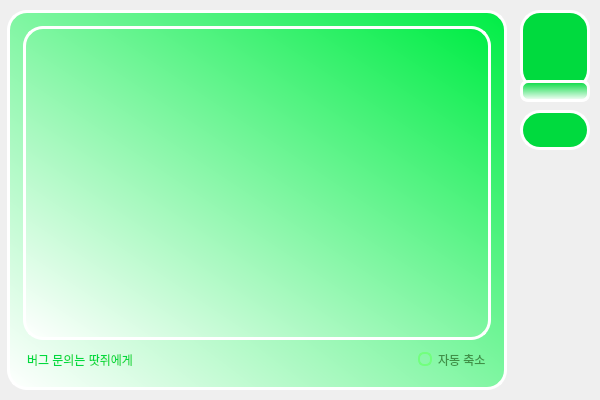
<?xml version="1.0" encoding="UTF-8"?>
<ui version="4.0">
 <class>MainWidget</class>
 <widget class="QWidget" name="MainWidget">
  <property name="geometry">
   <rect>
    <x>0</x>
    <y>0</y>
    <width>600</width>
    <height>400</height>
   </rect>
  </property>
  <property name="minimumSize">
   <size>
    <width>600</width>
    <height>400</height>
   </size>
  </property>
  <property name="windowTitle">
   <string>Form</string>
  </property>
  <property name="styleSheet">
   <string notr="true"/>
  </property>
  <widget class="QPushButton" name="pushButton_show">
   <property name="geometry">
    <rect>
     <x>520</x>
     <y>10</y>
     <width>70</width>
     <height>80</height>
    </rect>
   </property>
   <property name="styleSheet">
    <string notr="true">QPushButton{
border:3px solid #ffffff;
border-radius:20px;
padding:10px;
background-color:#00da3e;
image:url(&quot;D:/git/100dlswjd/memo/img/memo_4.png&quot;);
}
QPushButton:hover{
background-color:#00c538;
}
QPushButton:Pressed{
background-color:#00a72f;
}</string>
   </property>
   <property name="text">
    <string/>
   </property>
  </widget>
  <widget class="QLabel" name="label_move">
   <property name="geometry">
    <rect>
     <x>520</x>
     <y>80</y>
     <width>70</width>
     <height>22</height>
    </rect>
   </property>
   <property name="styleSheet">
    <string notr="true">QLabel{
border:3px solid #ffffff;
border-radius:8px;
background-color:qlineargradient(spread:pad, x1:0.5, y1:0, x2:0.5, y2:1, stop:0 rgba(0, 218, 62, 255), stop:1 rgba(255, 255, 255, 255));
}</string>
   </property>
   <property name="text">
    <string/>
   </property>
  </widget>
  <widget class="QFrame" name="frame_main">
   <property name="enabled">
    <bool>true</bool>
   </property>
   <property name="geometry">
    <rect>
     <x>7</x>
     <y>10</y>
     <width>500</width>
     <height>380</height>
    </rect>
   </property>
   <property name="minimumSize">
    <size>
     <width>0</width>
     <height>0</height>
    </size>
   </property>
   <property name="styleSheet">
    <string notr="true">QFrame{
background-color:qlineargradient(spread:pad, x1:1, y1:0, x2:0, y2:1, stop:0 rgba(0, 237, 69, 255), stop:1 rgba(255, 255, 255, 255));
border:3px solid #ffffff;
border-radius:20px;
}</string>
   </property>
   <layout class="QVBoxLayout" name="verticalLayout_2">
    <item>
     <layout class="QVBoxLayout" name="verticalLayout">
      <property name="leftMargin">
       <number>4</number>
      </property>
      <property name="topMargin">
       <number>4</number>
      </property>
      <property name="rightMargin">
       <number>4</number>
      </property>
      <property name="bottomMargin">
       <number>4</number>
      </property>
      <item>
       <widget class="QTabWidget" name="tabWidget_memo">
        <property name="styleSheet">
         <string notr="true">QTabBar:tab{
border:2px solid #ffffff;
border-radius:10px;
width:80px;
height:20px;
background-color:#47f279;
}
QTabBar:tab:hover{
background-color:#3dd167;
}
QTabBar:tab:Pressed{
background-color:#35b85a;
}
QTabWidget:pane {
border:none;
border-radius:none;
padding:0px
}</string>
        </property>
        <property name="currentIndex">
         <number>-1</number>
        </property>
       </widget>
      </item>
      <item>
       <layout class="QHBoxLayout" name="horizontalLayout">
        <property name="leftMargin">
         <number>4</number>
        </property>
        <property name="topMargin">
         <number>4</number>
        </property>
        <property name="rightMargin">
         <number>4</number>
        </property>
        <property name="bottomMargin">
         <number>4</number>
        </property>
        <item>
         <widget class="QLabel" name="label_error">
          <property name="sizePolicy">
           <sizepolicy hsizetype="Maximum" vsizetype="Maximum">
            <horstretch>0</horstretch>
            <verstretch>0</verstretch>
           </sizepolicy>
          </property>
          <property name="styleSheet">
           <string notr="true">QLabel{
border:none;
background-color:none;
color:rgb(0, 218, 62)
}
QLabel:hover{
color:#000000;
}</string>
          </property>
          <property name="text">
           <string>버그 문의는 땃쥐에게</string>
          </property>
         </widget>
        </item>
        <item>
         <spacer name="horizontalSpacer">
          <property name="orientation">
           <enum>Qt::Horizontal</enum>
          </property>
          <property name="sizeHint" stdset="0">
           <size>
            <width>40</width>
            <height>20</height>
           </size>
          </property>
         </spacer>
        </item>
        <item>
         <widget class="QCheckBox" name="checkBox_auto">
          <property name="sizePolicy">
           <sizepolicy hsizetype="Maximum" vsizetype="Maximum">
            <horstretch>0</horstretch>
            <verstretch>0</verstretch>
           </sizepolicy>
          </property>
          <property name="styleSheet">
           <string notr="true">QCheckBox{
color:#409047;
}
QCheckBox:indicator{
border:2px solid #72ff7e;
border-radius:6px;
}
QCheckBox:indicator:checked{
border:1px solid #72ff7e;
padding:2px;
background-color:#58c561;
}</string>
          </property>
          <property name="text">
           <string>자동 축소</string>
          </property>
          <property name="checkable">
           <bool>true</bool>
          </property>
          <property name="checked">
           <bool>false</bool>
          </property>
         </widget>
        </item>
       </layout>
      </item>
     </layout>
    </item>
   </layout>
  </widget>
  <widget class="QPushButton" name="pushButton_close">
   <property name="geometry">
    <rect>
     <x>520</x>
     <y>110</y>
     <width>70</width>
     <height>40</height>
    </rect>
   </property>
   <property name="styleSheet">
    <string notr="true">QPushButton{
border:3px solid #ffffff;
border-radius:20px;
padding:10px;
background-color:#00da3e;
image:url(&quot;D:/git/100dlswjd/memo/img/X.png&quot;);
}
QPushButton:hover{
background-color:#00c538;
}
QPushButton:Pressed{
background-color:#00a72f;
}</string>
   </property>
   <property name="text">
    <string/>
   </property>
  </widget>
  <zorder>frame_main</zorder>
  <zorder>pushButton_show</zorder>
  <zorder>label_move</zorder>
  <zorder>pushButton_close</zorder>
 </widget>
 <resources/>
 <connections/>
</ui>
